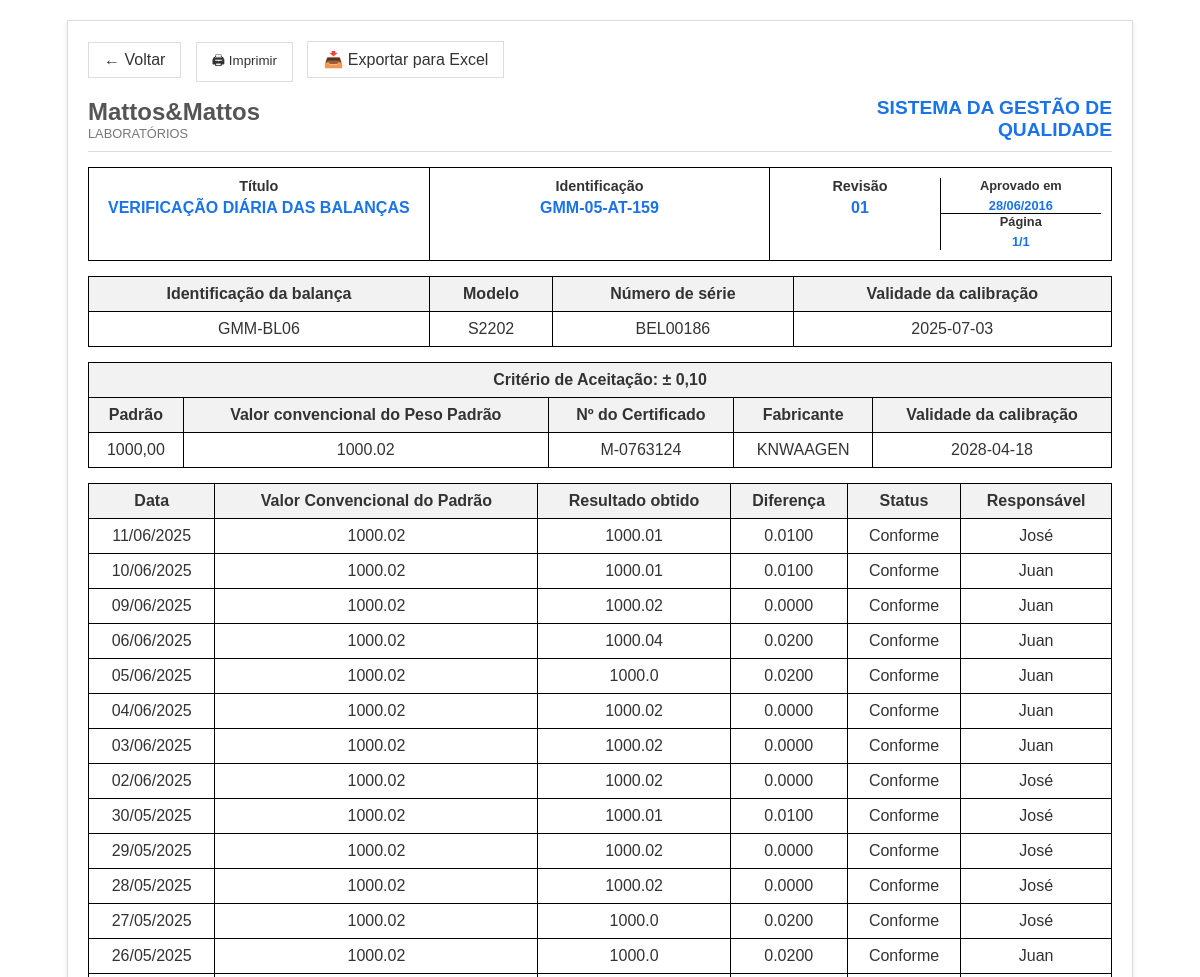
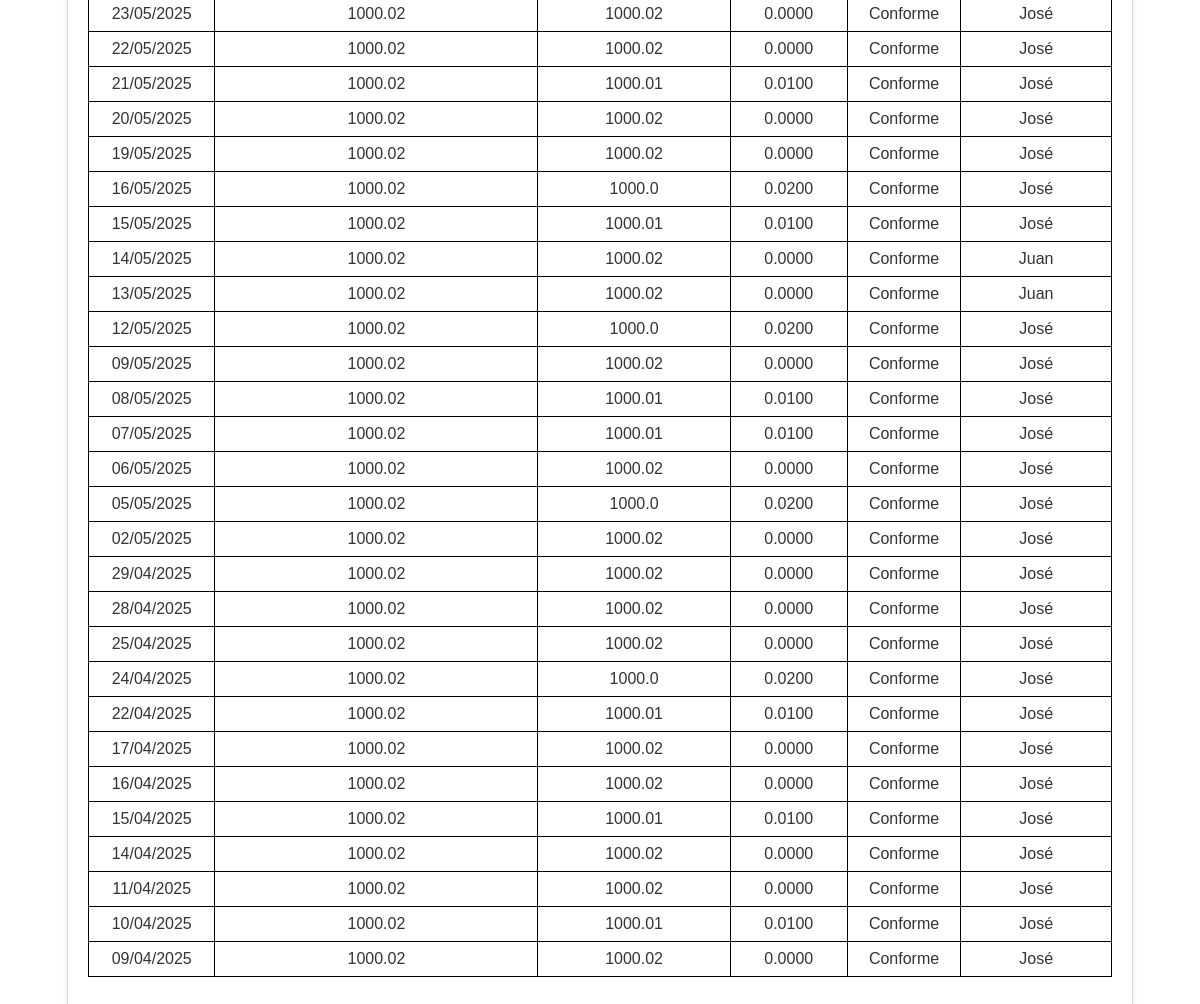
The app's page /historico/1 with its own data (2 pictures, top to bottom).
### app/models.py (models this page shows)
class Balanca(db.Model):
    id = db.Column(db.Integer, primary_key=True)
    identificacao = db.Column(db.String(20), nullable=False, unique=True)
    modelo = db.Column(db.String(50), nullable=False)
    numero_serie = db.Column(db.String(50), nullable=False)
    validade_calibracao = db.Column(db.String(10), nullable=False)
    criterio_aceitacao = db.Column(db.String(20), nullable=False)
    padrao = db.Column(db.String(50), nullable=False)
    valor_convencional = db.Column(db.Float, nullable=False)
    numero_certificado = db.Column(db.String(50), nullable=False)
    fabricante = db.Column(db.String(50), nullable=False)
    validade_padrao = db.Column(db.String(10), nullable=False)
    registros = db.relationship('RegistroDiario', backref='balanca', lazy=True)

class RegistroDiario(db.Model):
    id = db.Column(db.Integer, primary_key=True)
    data = db.Column(db.Date, default=datetime.utcnow)
    resultado_obtido = db.Column(db.Float, nullable=False)
    responsavel = db.Column(db.String(100), nullable=False)
    balanca_id = db.Column(db.Integer, db.ForeignKey('balanca.id'), nullable=False)
    @property
    def diferenca(self):
        return round(abs(self.resultado_obtido - self.balanca.valor_convencional), 4)
    @property
    def status(self):
        criterio = float(self.balanca.criterio_aceitacao.replace("±", "").replace(",", "."))
        return "Conforme" if self.diferenca <= criterio else "Não Conforme"

### app/routes.py (the view)
@routes_bp.route("/historico/<int:id>")
def historico(id):
    balanca = Balanca.query.get_or_404(id)
    registros = RegistroDiario.query.filter_by(balanca_id=id).order_by(RegistroDiario.data.desc()).all()
    return render_template("historico.html", balanca=balanca, registros=registros)

### app/templates/historico.html (shortened to what this page needs)
<!DOCTYPE html>
<html lang="pt-br">
<head>
</head>
<body>
    <div class="container">
        <div class="actions">
            <a href="{{ url_for('routes.index') }}" class="back-button">← Voltar</a>
            <button onclick="window.print()" class="print-button">🖨 Imprimir</button>
            <a href="{{ url_for('routes.exportar_excel', id=balanca.id) }}" class="print-button">📥 Exportar para Excel</a>
        </div>
        <div class="logo-header">
            <div class="company-name">
                <h2>Mattos&Mattos</h2>
                <p>LABORATÓRIOS</p>
            </div>
            <div class="system-title">
                <h1>SISTEMA DA GESTÃO DE</h1>
                <h1>QUALIDADE</h1>
            </div>
        </div>
        <div class="title-header">
            <div class="title-section">
                <h3>Título</h3>
                <p class="blue-text">VERIFICAÇÃO DIÁRIA DAS BALANÇAS</p>
            </div>
            <div class="id-section">
                <h3>Identificação</h3>
                <p class="blue-text">GMM-05-AT-159</p>
            </div>
            <div class="revision-section">
                <div>
                    <h3>Revisão</h3>
                    <p class="blue-text">01</p>
                </div>
                <div class="date-section">
                    <div class="approved">
                        <h3 style="font-size: 0.8rem;">Aprovado em</h3>
                        <p class="blue-text" style="font-size: 0.8rem;">28/06/2016</p>
                    </div>
                    <div>
                        <h3 style="font-size: 0.8rem;">Página</h3>
                        <p class="blue-text" style="font-size: 0.8rem;">1/1</p>
                    </div>
                </div>
            </div>
        </div>
        <table>
            <thead>
                <tr>
                    <th>Identificação da balança</th>
                    <th>Modelo</th>
                    <th>Número de série</th>
                    <th>Validade da calibração</th>
                </tr>
            </thead>
            <tbody>
                <tr>
                    <td>{{ balanca.identificacao }}</td>
                    <td>{{ balanca.modelo }}</td>
                    <td>{{ balanca.numero_serie }}</td>
                    <td>{{ balanca.validade_calibracao }}</td>
                </tr>
            </tbody>
        </table>
        <table>
            <thead>
                <tr>
                    <th colspan="5">Critério de Aceitação: ± {{ balanca.criterio_aceitacao }}</th>
                </tr>
                <tr>
                    <th>Padrão</th>
                    <th>Valor convencional do Peso Padrão</th>
                    <th>Nº do Certificado</th>
                    <th>Fabricante</th>
                    <th>Validade da calibração</th>
                </tr>
            </thead>
            <tbody>
                <tr>
                    <td>{{ balanca.padrao }}</td>
                    <td>{{ balanca.valor_convencional }}</td>
                    <td>{{ balanca.numero_certificado }}</td>
                    <td>{{ balanca.fabricante }}</td>
                    <td>{{ balanca.validade_padrao }}</td>
                </tr>
            </tbody>
        </table>
        <table>
            <thead>
                <tr>
                    <th>Data</th>
                    <th>Valor Convencional do Padrão</th>
                    <th>Resultado obtido</th>
                    <th>Diferença</th>
                    <th>Status</th>
                    <th>Responsável</th>
                </tr>
            </thead>
            <tbody>
                {% for r in registros %}
                <tr>
                    <td>{{ r.data.strftime('%d/%m/%Y') }}</td>
                    <td>{{ balanca.valor_convencional }}</td>
                    <td>{{ r.resultado_obtido }}</td>
                    <td>{{ "%.4f"|format(r.diferenca) }}</td>
                    <td>{{ r.status }}</td>
                    <td>{{ r.responsavel }}</td>
                </tr>
                {% else %}
                <tr>
                    <td colspan="7">Nenhum registro encontrado.</td>
                </tr>
                {% endfor %}
            </tbody>
        </table>
    </div>
</body>
</html>

### app/templates/historico.html (style rules this page uses)
body { font-family: Arial, sans-serif; margin: 20px; padding: 0; color: #333; }
.container { max-width: 1024px; margin: 0 auto; padding: 20px; border: 1px solid #ddd; box-shadow: 0 2px 5px rgba(0,0,0,0.1); }
.logo-header { display: flex; justify-content: space-between; align-items: center; margin-bottom: 15px; border-bottom: 1px solid #ddd; padding-bottom: 10px; }
.company-name { text-align: left; }
.company-name h2 { margin: 0; color: #555; font-weight: bold; }
.company-name p { margin: 0; font-size: 0.8rem; color: #777; }
.system-title { text-align: right; color: #1a73e8; font-weight: bold; }
.system-title h1 { margin: 0; font-size: 1.2rem; }
.title-header { display: grid; grid-template-columns: repeat(3, 1fr); border: 1px solid black; margin-bottom: 15px; }
.title-header > div { padding: 10px; text-align: center; }
.title-header h3 { margin: 0; font-size: 0.9rem; }
.title-header p { margin: 5px 0 0; font-weight: bold; }
.title-header .blue-text { color: #1a73e8; }
.title-section { border-right: 1px solid black; }
.id-section { border-right: 1px solid black; }
.revision-section { display: grid; grid-template-columns: 1fr 1fr; }
.revision-section > div:first-child { border-right: 1px solid black; }
.revision-section .date-section { display: grid; grid-template-rows: 1fr 1fr; }
.revision-section .date-section .approved { border-bottom: 1px solid black; }
table { width: 100%; border-collapse: collapse; margin-bottom: 15px; }
th, td { border: 1px solid black; padding: 8px; text-align: center; }
th { background-color: #f2f2f2; }
.print-button, .back-button { background-color: white; border: 1px solid #ddd; padding: 8px 15px; cursor: pointer; display: inline-flex; align-items: center; gap: 5px; text-decoration: none; color: #333; margin-right: 10px; }
.actions { margin-bottom: 15px; }

### records on screen
Balanca: identificacao "GMM-BL06", modelo "S2202", numero_serie "BEL00186", validade_calibracao "2025-07-03", criterio_aceitacao "0,10", padrao "1000,00", valor_convencional "1000.02", numero_certificado "M-0763124", fabricante "KNWAAGEN", validade_padrao "2028-04-18"
RegistroDiario: data "11/06/2025", resultado_obtido "1000.01", diferenca "0.0100", status "Conforme", responsavel "José"
RegistroDiario: data "10/06/2025", resultado_obtido "1000.01", diferenca "0.0100", status "Conforme", responsavel "Juan"
RegistroDiario: data "09/06/2025", resultado_obtido "1000.02", diferenca "0.0000", status "Conforme", responsavel "Juan"
RegistroDiario: data "06/06/2025", resultado_obtido "1000.04", diferenca "0.0200", status "Conforme", responsavel "Juan"
RegistroDiario: data "05/06/2025", resultado_obtido "1000.0", diferenca "0.0200", status "Conforme", responsavel "Juan"
RegistroDiario: data "04/06/2025", resultado_obtido "1000.02", diferenca "0.0000", status "Conforme", responsavel "Juan"
RegistroDiario: data "03/06/2025", resultado_obtido "1000.02", diferenca "0.0000", status "Conforme", responsavel "Juan"
RegistroDiario: data "02/06/2025", resultado_obtido "1000.02", diferenca "0.0000", status "Conforme", responsavel "José"
RegistroDiario: data "30/05/2025", resultado_obtido "1000.01", diferenca "0.0100", status "Conforme", responsavel "José"
RegistroDiario: data "29/05/2025", resultado_obtido "1000.02", diferenca "0.0000", status "Conforme", responsavel "José"
RegistroDiario: data "28/05/2025", resultado_obtido "1000.02", diferenca "0.0000", status "Conforme", responsavel "José"
RegistroDiario: data "27/05/2025", resultado_obtido "1000.0", diferenca "0.0200", status "Conforme", responsavel "José"
RegistroDiario: data "26/05/2025", resultado_obtido "1000.0", diferenca "0.0200", status "Conforme", responsavel "Juan"
RegistroDiario: data "23/05/2025", resultado_obtido "1000.02", diferenca "0.0000", status "Conforme", responsavel "José"
RegistroDiario: data "22/05/2025", resultado_obtido "1000.02", diferenca "0.0000", status "Conforme", responsavel "José"
RegistroDiario: data "21/05/2025", resultado_obtido "1000.01", diferenca "0.0100", status "Conforme", responsavel "José"
RegistroDiario: data "20/05/2025", resultado_obtido "1000.02", diferenca "0.0000", status "Conforme", responsavel "José"
RegistroDiario: data "19/05/2025", resultado_obtido "1000.02", diferenca "0.0000", status "Conforme", responsavel "José"
RegistroDiario: data "16/05/2025", resultado_obtido "1000.0", diferenca "0.0200", status "Conforme", responsavel "José"
RegistroDiario: data "15/05/2025", resultado_obtido "1000.01", diferenca "0.0100", status "Conforme", responsavel "José"
RegistroDiario: data "14/05/2025", resultado_obtido "1000.02", diferenca "0.0000", status "Conforme", responsavel "Juan"
RegistroDiario: data "13/05/2025", resultado_obtido "1000.02", diferenca "0.0000", status "Conforme", responsavel "Juan"
RegistroDiario: data "12/05/2025", resultado_obtido "1000.0", diferenca "0.0200", status "Conforme", responsavel "José"
RegistroDiario: data "09/05/2025", resultado_obtido "1000.02", diferenca "0.0000", status "Conforme", responsavel "José"
RegistroDiario: data "08/05/2025", resultado_obtido "1000.01", diferenca "0.0100", status "Conforme", responsavel "José"
RegistroDiario: data "07/05/2025", resultado_obtido "1000.01", diferenca "0.0100", status "Conforme", responsavel "José"
RegistroDiario: data "06/05/2025", resultado_obtido "1000.02", diferenca "0.0000", status "Conforme", responsavel "José"
RegistroDiario: data "05/05/2025", resultado_obtido "1000.0", diferenca "0.0200", status "Conforme", responsavel "José"
RegistroDiario: data "02/05/2025", resultado_obtido "1000.02", diferenca "0.0000", status "Conforme", responsavel "José"
RegistroDiario: data "29/04/2025", resultado_obtido "1000.02", diferenca "0.0000", status "Conforme", responsavel "José"
RegistroDiario: data "28/04/2025", resultado_obtido "1000.02", diferenca "0.0000", status "Conforme", responsavel "José"
RegistroDiario: data "25/04/2025", resultado_obtido "1000.02", diferenca "0.0000", status "Conforme", responsavel "José"
RegistroDiario: data "24/04/2025", resultado_obtido "1000.0", diferenca "0.0200", status "Conforme", responsavel "José"
RegistroDiario: data "22/04/2025", resultado_obtido "1000.01", diferenca "0.0100", status "Conforme", responsavel "José"
RegistroDiario: data "17/04/2025", resultado_obtido "1000.02", diferenca "0.0000", status "Conforme", responsavel "José"
RegistroDiario: data "16/04/2025", resultado_obtido "1000.02", diferenca "0.0000", status "Conforme", responsavel "José"
RegistroDiario: data "15/04/2025", resultado_obtido "1000.01", diferenca "0.0100", status "Conforme", responsavel "José"
RegistroDiario: data "14/04/2025", resultado_obtido "1000.02", diferenca "0.0000", status "Conforme", responsavel "José"
RegistroDiario: data "11/04/2025", resultado_obtido "1000.02", diferenca "0.0000", status "Conforme", responsavel "José"
RegistroDiario: data "10/04/2025", resultado_obtido "1000.01", diferenca "0.0100", status "Conforme", responsavel "José"
RegistroDiario: data "09/04/2025", resultado_obtido "1000.02", diferenca "0.0000", status "Conforme", responsavel "José"
